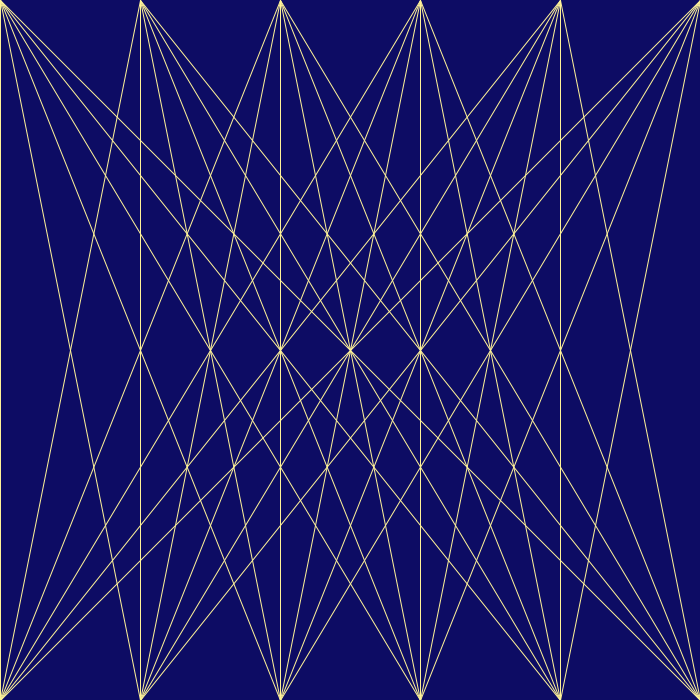
Frame 1 (no input)
Frame 60 (the mouse pressed at the canvas centre just before this capture): identical to frame 1, image omitted
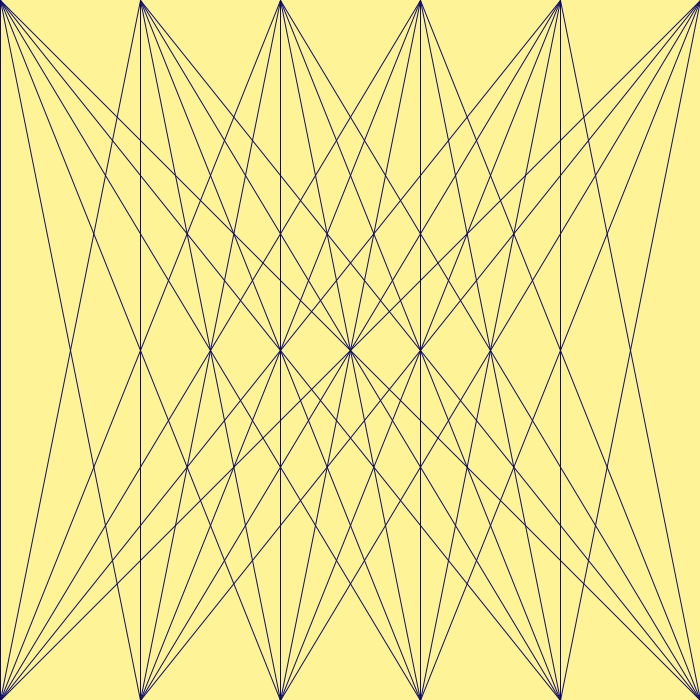
Frame 120 (the mouse held since frame 60 and released just before this capture)

The Processing sketch that drew these frames (run headless with seeded random() and noise(); from frame 60 on, the mouse is pressed at the canvas centre):

// Processing sketch: Grilla
// ── Grilla.pde
void setup(){
  size(700, 700);
}

void draw(){
  int n=5, w=width, h=height, x1=0, x2=0;
  
  if(mousePressed){background(#FFF398);   stroke(#0D0C64);}
  else{background(#0D0C64); stroke(#FFF398);}
  for(int i=0; i<n+1; i++)
  {
    
    for(int j=0; j<n+1; j++)
    {
      line(x1, 0, x2, h);
      x2+= w/n;
    }
    x2=0;
    x1+= w/n;
  }
}
